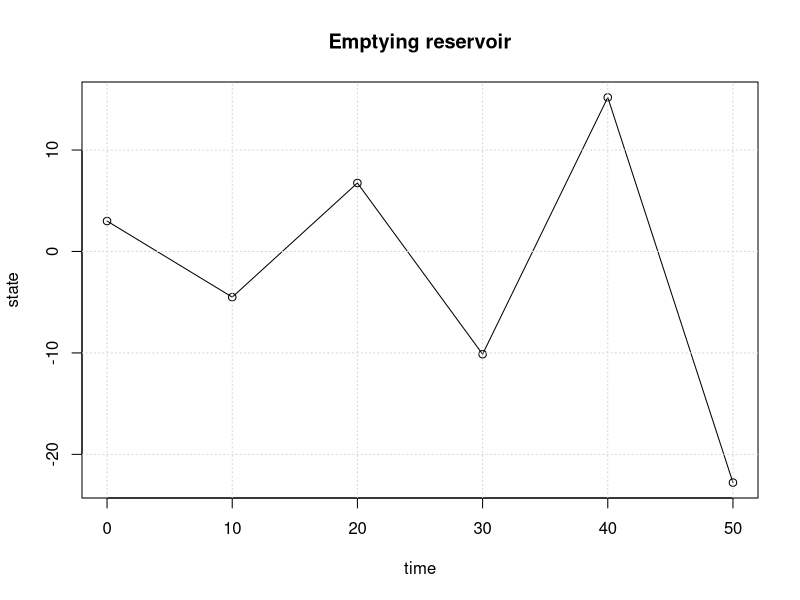
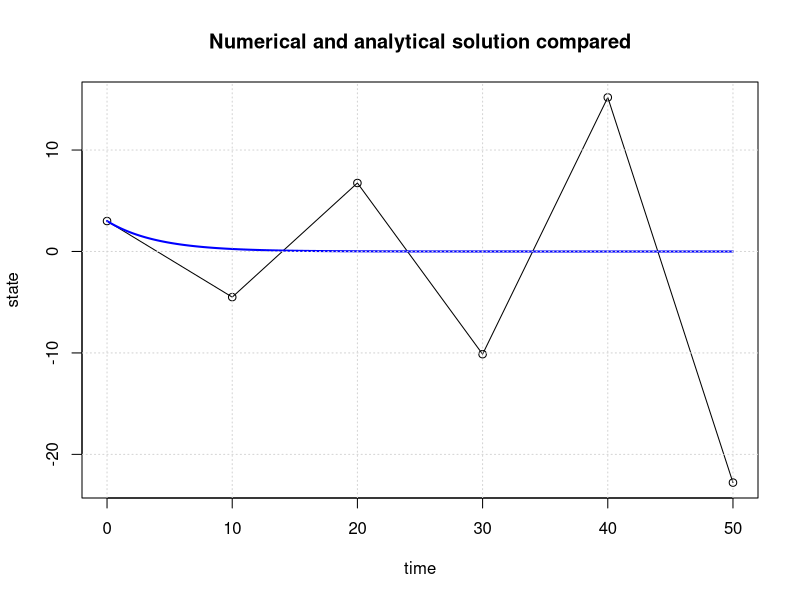

Generate these figures, in order, with R:
## ---- chunk 1
begin.time = 0    # usually this variable is set to 0
end.time = 50     # end time of the simulation (50)
dt = 10          # delta t; time discretisation (0.1)
init.state = 3    # state of the system at the beginning of the simulation (100)
alpha = 0.25       # decay constant (6)
## ---- chunk 2
sys.fun = function(state)
{
  newstate = ...
  return(newstate)
}
## ---- chunk 3
sys.fun = function(state)
{
  newstate = state*(1-alpha*dt)
  return(newstate)
}
## ---- chunk 4
time = begin.time
result.state= c(init.state)
result.time = c(time)
current.state = init.state
##time loop
while(time < end.time)
{
  current.state = sys.fun(current.state)
  result.state = c(result.state,current.state)
  time = time + dt
  result.time = c(result.time,time)
}

##plotting
plot(result.time,result.state,type='o',xlab="time",ylab="state")
title(main='Emptying reservoir')
grid()
## ---- chunk 5
time = begin.time
result.state= c(init.state)
result.time = c(time)
current.state = init.state
##time loop
while(time < end.time)
{
  current.state = sys.fun(current.state)
  result.state = c(result.state,current.state)
  time = time + dt
  result.time = c(result.time,time)
}

##plotting
plot(result.time,result.state,type='o', xlab="time",ylab="state")
time.sequence = seq(begin.time,end.time,by=0.1)
analyt.state=init.state * exp(-time.sequence*alpha)
lines(time.sequence,analyt.state,col='blue',lwd=2)
title(main='Numerical and analytical solution compared')
grid()
